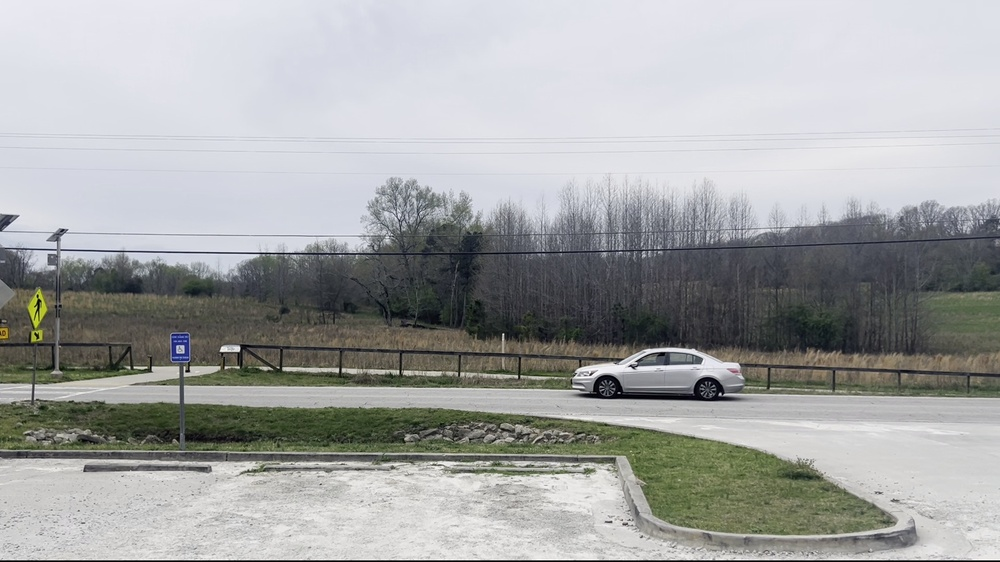
#> input picture Assignment_2/frames/frame_0000.jpg, 1000 x 562 px, shrunk from 1920 x 1080 before the run
$ python harris_manual.py   (older library calls are emulated)
#> lines starting #> are read from the running program, lines starting #| are printed output that depends on the picture; after the words box and inside, x2 and y2 are one past the last pixel; in counts of white or black regions, pixels touching at a corner belong together
import numpy as np
import cv2

# Function to perform Harris corner detection manually
def manual_harris_corner_detection(image, ksize, k, threshold):
    # Step 1: Compute gradients
    Ix = cv2.Sobel(image, cv2.CV_64F, 1, 0, ksize=ksize)
    Iy = cv2.Sobel(image, cv2.CV_64F, 0, 1, ksize=ksize)

    # Step 2: Compute products of gradients
    Ixx = Ix * Ix
    Iyy = Iy * Iy
    Ixy = Ix * Iy

    # Step 3: Compute the sums of products in the local neighborhood
    Sxx = cv2.GaussianBlur(Ixx, (ksize, ksize), 0)
    Syy = cv2.GaussianBlur(Iyy, (ksize, ksize), 0)
    Sxy = cv2.GaussianBlur(Ixy, (ksize, ksize), 0)

    # Step 4: Compute the Harris response
    det = Sxx * Syy - Sxy * Sxy
    trace = Sxx + Syy
    R = det - k * (trace ** 2)

    # Step 5: Thresholding and non-maximum suppression
    corners = np.zeros_like(image)
    corners[R > threshold * R.max()] = 255

    return corners.astype(np.uint8)

# Read the input image
image = cv2.imread('frames/frame_0000.jpg', cv2.IMREAD_GRAYSCALE)
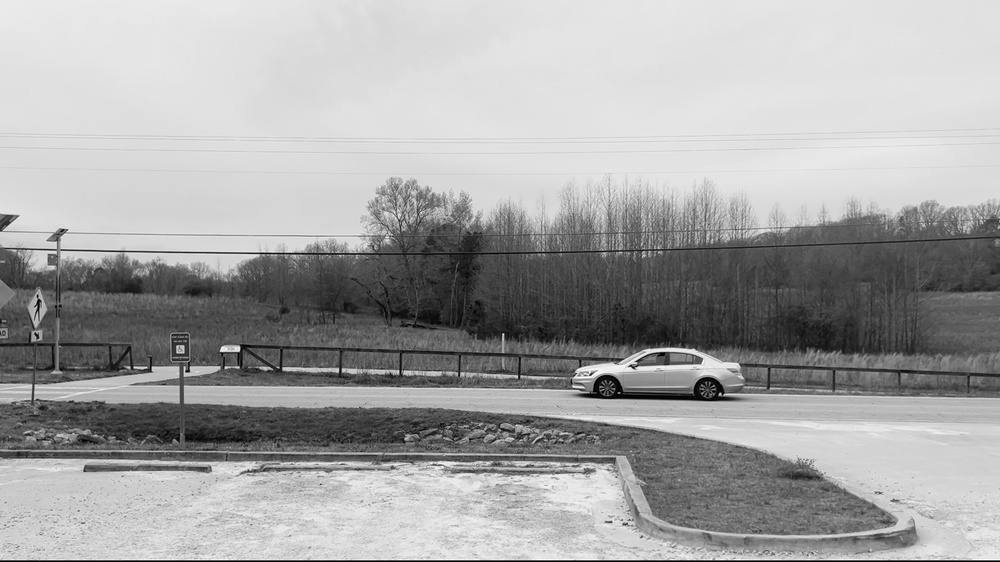
#> image: shape (562, 1000); min 0, max 255, mean 164.2

# Perform Harris corner detection manually
corners = manual_harris_corner_detection(image, ksize=3, k=0.04, threshold=0.01)
#> in manual_harris_corner_detection, `Ix = cv2.Sobel(image, cv2.CV_64F, 1, 0, ksize=ksize)`:
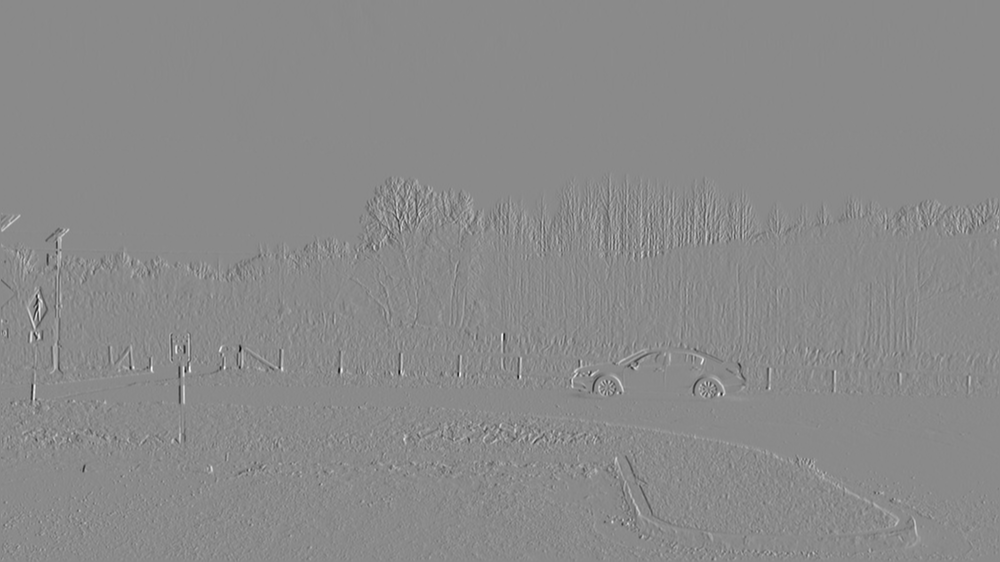
#> Ix: shape (562, 1000) float64; min -914, max 770, mean 0.1; drawn with min black and max white
#> in manual_harris_corner_detection, `Iy = cv2.Sobel(image, cv2.CV_64F, 0, 1, ksize=ksize)`:
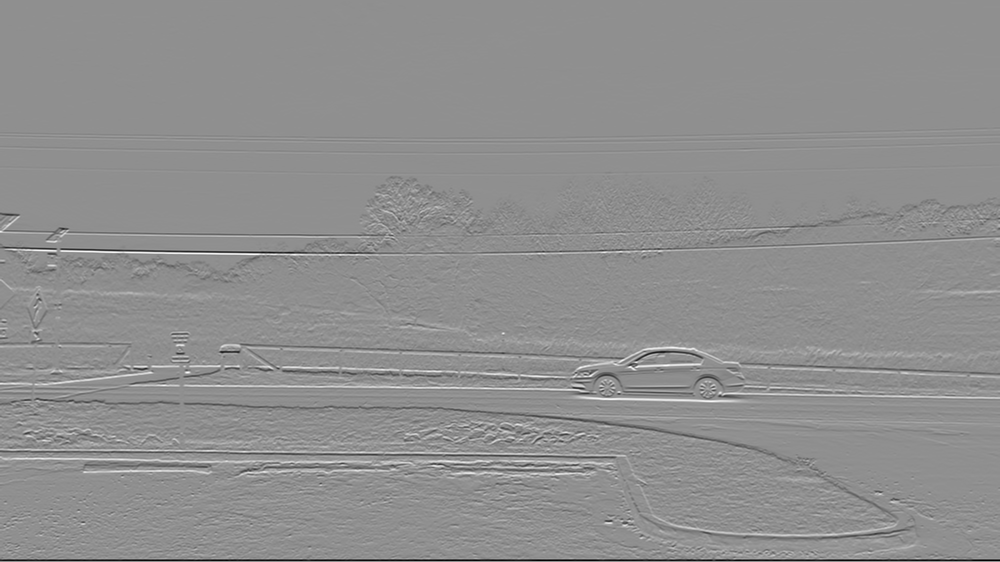
#> Iy: shape (562, 1000) float64; min -1020, max 790, mean -2.6; drawn with min black and max white
#> in manual_harris_corner_detection, `Ixx = Ix * Ix`:
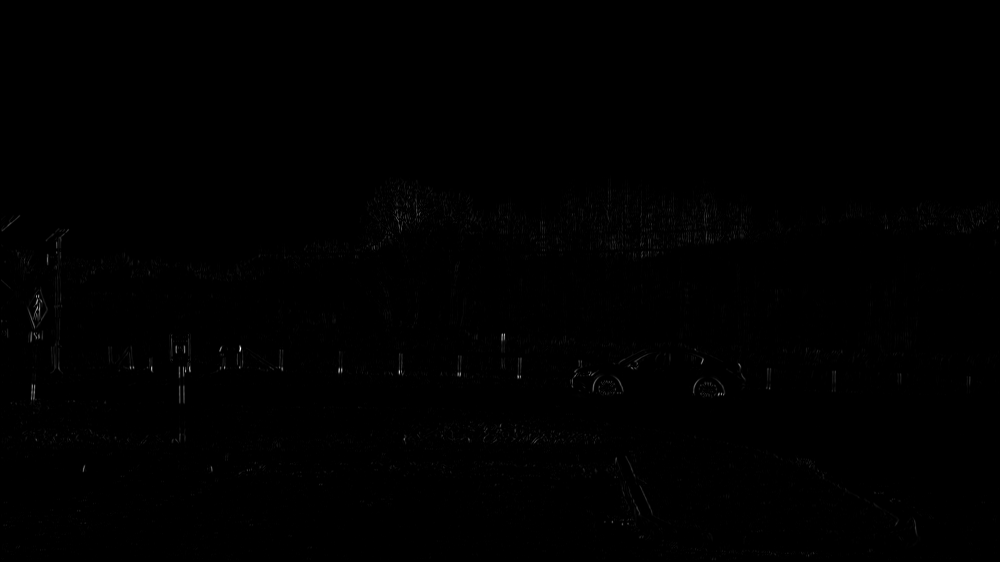
#> Ixx: shape (562, 1000) float64; min 0, max 835396, mean 2167.3; drawn with min black and max white
#> in manual_harris_corner_detection, `Iyy = Iy * Iy`:
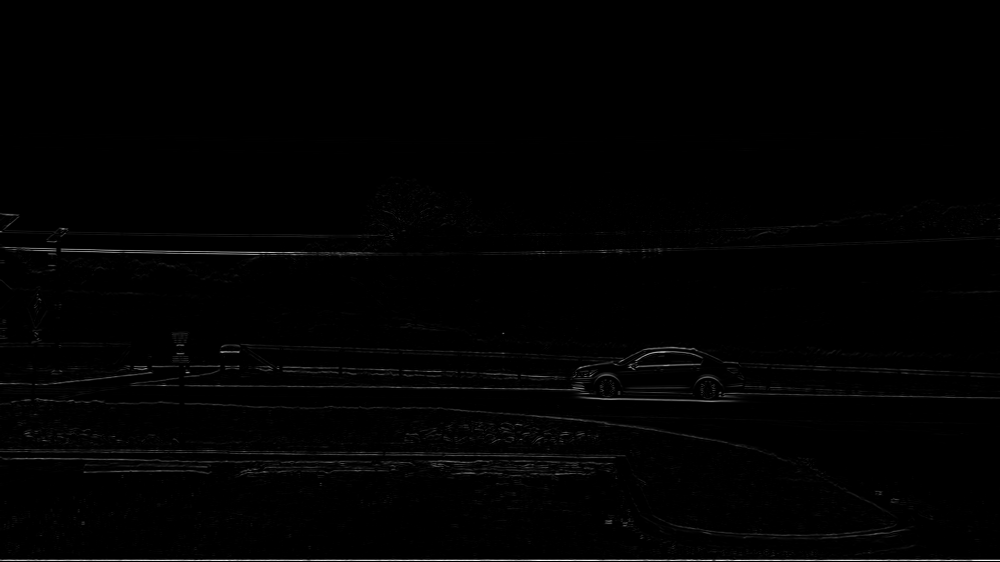
#> Iyy: shape (562, 1000) float64; min 0, max 1040400, mean 8986.8; drawn with min black and max white
#> in manual_harris_corner_detection, `R = det - k * (trace ** 2)`:
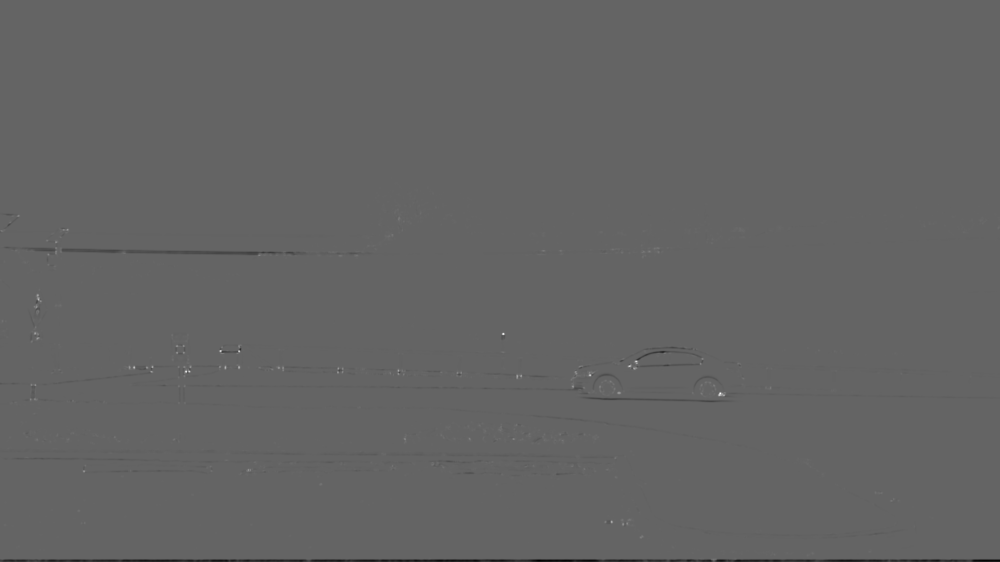
#> R: shape (562, 1000) float64; min -1.38e+10, max 2.13e+10, mean -44047450.2; drawn with min black and max white
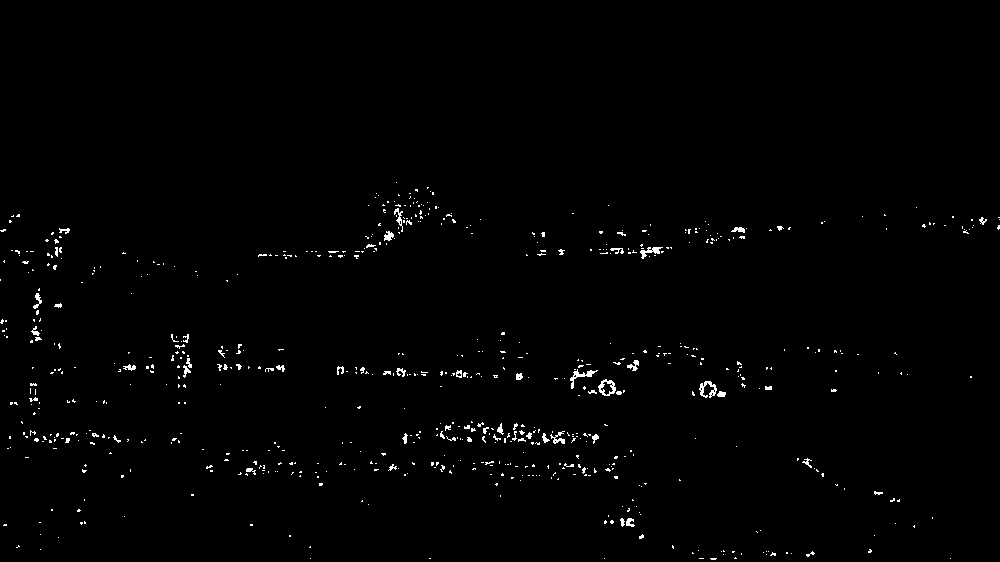
#> corners: shape (562, 1000); 0.95% white in thin lines or dots, all inside (x1, y1, x2, y2) = (0, 182, 1000, 560)

# Display the result
cv2.imshow('Original Image', image)
cv2.imshow('Harris Corners', corners)
cv2.waitKey(0)
cv2.destroyAllWindows()
